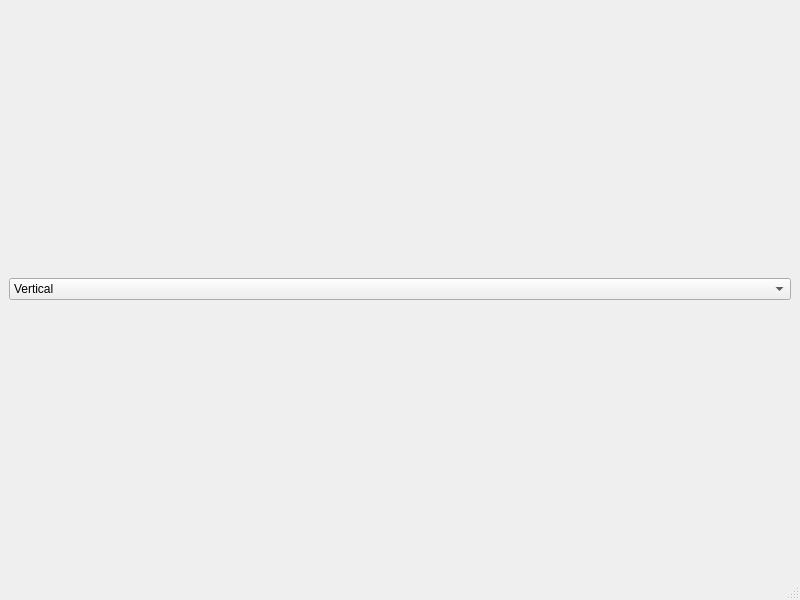
<?xml version="1.0" encoding="UTF-8"?>
<ui version="4.0">
 <class>MainWindow</class>
 <widget class="QMainWindow" name="MainWindow">
  <property name="geometry">
   <rect>
    <x>0</x>
    <y>0</y>
    <width>800</width>
    <height>600</height>
   </rect>
  </property>
  <property name="windowTitle">
   <string>MainWindow</string>
  </property>
  <widget class="QWidget" name="centralwidget">
   <layout class="QVBoxLayout" name="verticalLayout_2">
    <item>
     <layout class="QVBoxLayout" name="verticalLayout">
      <item>
       <widget class="QComboBox" name="orientationComboBox">
        <item>
         <property name="text">
          <string>Vertical</string>
         </property>
        </item>
        <item>
         <property name="text">
          <string>Horizontal</string>
         </property>
        </item>
       </widget>
      </item>
     </layout>
    </item>
   </layout>
  </widget>
  <widget class="QStatusBar" name="statusbar"/>
  <action name="actionQuit">
   <property name="text">
    <string>Quit</string>
   </property>
  </action>
  <action name="actionOpen_CSV">
   <property name="text">
    <string>Open CSV</string>
   </property>
  </action>
 </widget>
 <resources/>
 <connections/>
</ui>
